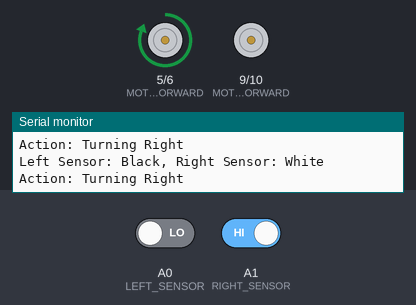
Bench run of a sketch on a simulated Arduino Uno, built with avr-gcc and run on an emulated ATmega328P. Parts: motor-driver pin pairs drawn as motors (green arrow = first pin HIGH = forward, orange = second pin HIGH = backward, longer = more drive, scaled by the enable pin), the last lines printed to the serial monitor. The inputs (shaded band) are chosen by the test bench; at power-on: A0 (LEFT_SENSOR) LOW, A1 (RIGHT_SENSOR) HIGH.

Above: at 1.2 s.
1.3 s: A0 (LEFT_SENSOR) driven HIGH
At 2.5 s:
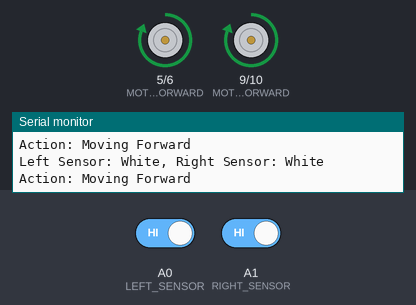
2.8 s: A1 (RIGHT_SENSOR) driven LOW
At 4.0 s:
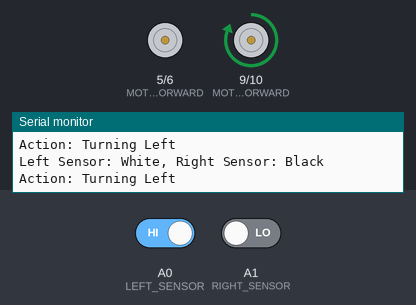
4.3 s: A0 (LEFT_SENSOR) driven LOW
At 5.5 s:
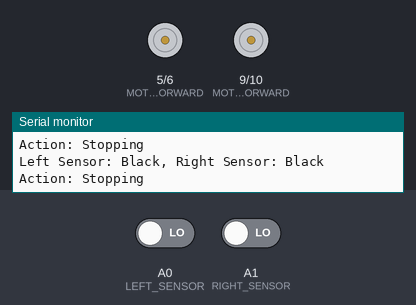
5.8 s: A1 (RIGHT_SENSOR) driven HIGH
At 7.0 s:
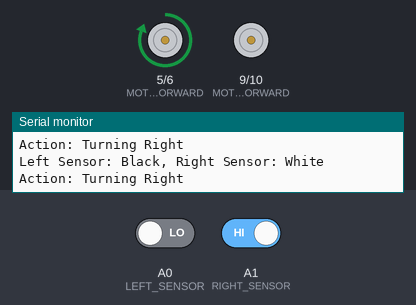
Timing chart, 0 to 8.3 s (numbered marks = the images above; inputs shaded):
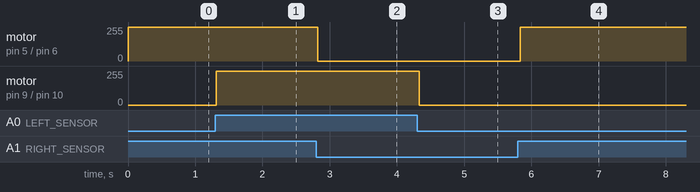

The sketch:

ARDUINO_CODE_FOR_WHITE_STRIP.INO.ino
```cpp
// Pin definitions
#define LEFT_SENSOR A0           // Left IR sensor input
#define RIGHT_SENSOR A1          // Right IR sensor input
#define MOTOR_LEFT_FORWARD 5     // Motor 1 IN1
#define MOTOR_LEFT_BACKWARD 6    // Motor 1 IN2
#define MOTOR_RIGHT_FORWARD 9    // Motor 2 IN3
#define MOTOR_RIGHT_BACKWARD 10  // Motor 2 IN4
#define ENABLE_LEFT 3            // Enable pin for Motor 1
#define ENABLE_RIGHT 11          // Enable pin for Motor 2

void setup() {
  // Start Serial communication for monitoring
  Serial.begin(115200);

  // IR sensor pins
  pinMode(LEFT_SENSOR, INPUT);
  pinMode(RIGHT_SENSOR, INPUT);

  // Motor control pins
  pinMode(MOTOR_LEFT_FORWARD, OUTPUT);
  pinMode(MOTOR_LEFT_BACKWARD, OUTPUT);
  pinMode(MOTOR_RIGHT_FORWARD, OUTPUT);
  pinMode(MOTOR_RIGHT_BACKWARD, OUTPUT);
  pinMode(ENABLE_LEFT, OUTPUT);
  pinMode(ENABLE_RIGHT, OUTPUT);

  // Set motor speed to maximum at startup
  analogWrite(ENABLE_LEFT, 255);  // Max speed (0-255)
  analogWrite(ENABLE_RIGHT, 255); // Max speed (0-255)

  // Ensure motors are off at startup
  stopMotors();

  Serial.println("Setup complete. Robot is ready.");
}

void loop() {
  int leftSensorValue = digitalRead(LEFT_SENSOR);  // Read left sensor (0 = black, 1 = white)
  int rightSensorValue = digitalRead(RIGHT_SENSOR); // Read right sensor (0 = black, 1 = white)

  // Log sensor values to the Serial Monitor
  Serial.print("Left Sensor: ");
  Serial.print(leftSensorValue == 0 ? "Black" : "White");
  Serial.print(", Right Sensor: ");
  Serial.println(rightSensorValue == 0 ? "Black" : "White");

  // Logic for line following
  if (leftSensorValue == 1 && rightSensorValue == 1) {
    // Both sensors on black line - go straight
    Serial.println("Action: Moving Forward");
    moveForward();
  } else if (leftSensorValue == 1 && rightSensorValue == 0) {
    // Left sensor on black, right on white - turn left
    Serial.println("Action: Turning Left");
    turnLeft();
  } else if (leftSensorValue == 0 && rightSensorValue == 1) {
    // Left sensor on white, right on black - turn right
    Serial.println("Action: Turning Right");
    turnRight();
  } else {
    // Both sensors on white - stop
    Serial.println("Action: Stopping");
    stopMotors();
  }

  // Small delay for readability in Serial Monitor
  delay(100);
}

void moveForward() {
  digitalWrite(MOTOR_LEFT_FORWARD, HIGH);
  digitalWrite(MOTOR_LEFT_BACKWARD, LOW);
  digitalWrite(MOTOR_RIGHT_FORWARD, HIGH);
  digitalWrite(MOTOR_RIGHT_BACKWARD, LOW);
}

void turnLeft() {
  digitalWrite(MOTOR_LEFT_FORWARD, LOW);
  digitalWrite(MOTOR_LEFT_BACKWARD, LOW);
  digitalWrite(MOTOR_RIGHT_FORWARD, HIGH);
  digitalWrite(MOTOR_RIGHT_BACKWARD, LOW);
}

void turnRight() {
  digitalWrite(MOTOR_LEFT_FORWARD, HIGH);
  digitalWrite(MOTOR_LEFT_BACKWARD, LOW);
  digitalWrite(MOTOR_RIGHT_FORWARD, LOW);
  digitalWrite(MOTOR_RIGHT_BACKWARD, LOW);
}

void stopMotors() {
  digitalWrite(MOTOR_LEFT_FORWARD, LOW);
  digitalWrite(MOTOR_LEFT_BACKWARD, LOW);
  digitalWrite(MOTOR_RIGHT_FORWARD, LOW);
  digitalWrite(MOTOR_RIGHT_BACKWARD, LOW);
}
```

Measured:
- after the input at 1.3 s, motor on pin 9 (MOTOR_RIGHT_FORWARD) / pin 10 (MOTOR_RIGHT_BACKWARD): stopped → forward 255/255 at once
- after the input at 2.8 s, motor on pin 5 (MOTOR_LEFT_FORWARD) / pin 6 (MOTOR_LEFT_BACKWARD): forward 255/255 → stopped at once
- after the input at 4.3 s, motor on pin 9 (MOTOR_RIGHT_FORWARD) / pin 10 (MOTOR_RIGHT_BACKWARD): forward 255/255 → stopped at once
- after the input at 5.8 s, motor on pin 5 (MOTOR_LEFT_FORWARD) / pin 6 (MOTOR_LEFT_BACKWARD): stopped → forward 255/255 at once
